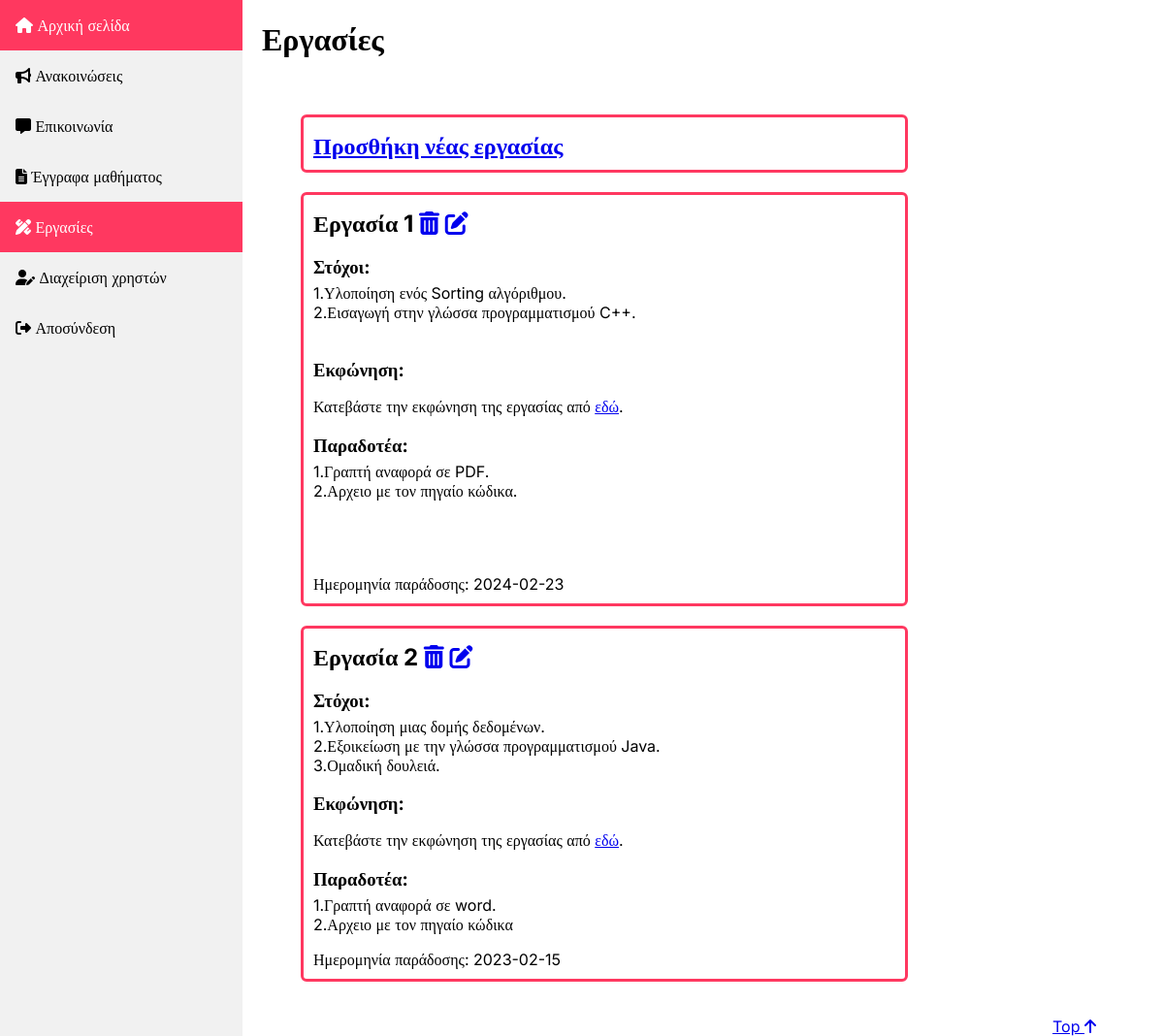
Screenshot of /public/homework.php (signed in) with the database file from the repository.
### tables this page shows
CREATE TABLE `homeworks` (
  `id` int(11) NOT NULL AUTO_INCREMENT,
  `targets` text NOT NULL,
  `file_name` varchar(255) NOT NULL,
  `files_needed` text NOT NULL,
  `deadline` date NOT NULL,
  PRIMARY KEY (`id`)
);

### public/homework.php (the view, shortened to what this page needs)
<!DOCTYPE html>
<html lang="el">
    <head>
        <link rel="stylesheet" type="text/css" media="screen"
            href="../css/style.css"/>
        <link href="../assets/fontawesome/css/fontawesome.css" rel="stylesheet">
        <link href="../assets/fontawesome/css/brands.css" rel="stylesheet">
        <link href="../assets/fontawesome/css/solid.css" rel="stylesheet">
    </head>
    <body>
        <div class="sidebar">
            <a href="./introduction.php">
                <i class="fas fa-home"></i> Αρχική σελίδα
            </a>
            <a href="./announcement.php">
                <i class="fas fa-bullhorn"></i> Ανακοινώσεις
            </a>
            <a href="./communication.php">
                <i class="fas fa-comment-alt"></i> Επικοινωνία
            </a>
            <a href="./documents.php">
                <i class="fas fa-file-alt"></i> Έγγραφα μαθήματος
            </a>
            <a class="active" href="#">
                <i class="fas fa-pencil-ruler"></i> Εργασίες
            </a>
            <?php
                if($_SESSION['role'] === 'tutor'){
                    echo"
                        <a href='./users.php'>
                            <i class='fa-solid fa-user-pen'></i>
                            Διαχείριση χρηστών
                        </a>
                    ";
                }
            ?>
            <a href="../src/logout.php">
                <i class="fa-solid fa-right-from-bracket"></i> Αποσύνδεση
            </a>
        </div>
        <main>
            <h1>Εργασίες</h1>
            <ul>
                <?php
                    $db = require "../src/connectToDataBase.php";
                    $sql = "SELECT id, targets, file_name, files_needed,
                        deadline FROM homeworks;";
                    $query = $db->query($sql);
                    if ($_SESSION['role'] === 'tutor'){
                        echo'
                            <li class="list-box doc-box">
                                <h2>
                                    <a href="./addHomework.php">
                                        Προσθήκη νέας εργασίας
                                    </a>
                                </h2>
                            </li>
                        ';
                        while ($row = mysqli_fetch_row($query)) {
                            echo'
                                <li class="list-box homework-box">
                                    <h2>
                                        Εργασία '.$row[0].'
                                        <a href="../src/deleteHomework.php?id='.$row[0].'"><i title="Delete homework"
                                            class="fa-solid fa-trash-can"></i></a>
                                        <a href="./editHomework.php?file_name=
                                            '.str_replace(' ', '&nbsp;', $row[2]).'&targets='.$row[1].'&id='.$row[0].'
                                            &files_needed='.$row[3].'&deadline='.$row[4].'">
                                            <i class="fa-solid fa-pen-to-square" title="Edit homework"></i></a>
                                    </h2>
                                    <h3>
                                        <span class="bold-text">Στόχοι: </span>
                                    </h3>
                                    <div>
                                        '.nl2br($row[1]).'
                                    </div>
                                    <h3 class="bold-text">Εκφώνηση:</h3>
                                    <p>
                                        Κατεβάστε την εκφώνηση της εργασίας από
                                        <a href="'.$row[2].'"> εδώ</a>.
                                    </p>
                                    <h3 class="bold-text">Παραδοτέα:</h3>
                                    <div>
                                        '.nl2br($row[3]).'
                                    </div>
                                    <p>
                                        <span class="empasize-text">
                                            Ημερομηνία παράδοσης:
                                        </span>'.$row[4].'
                                    </p>
                                </li>
                            ';
                        }
                    }
                ?>
            </ul>
            <div class="top-link">
                <a href="#top">
                    Top <i class="fa-solid fa-arrow-up"></i>
                </a>
            </div>
        </main>
    </body>
</html>

### css/style.css (style rules this page uses)
html, body { height: 100%; width:100%; margin: 0; }
body { font-family: 'Inter'; font-size: 16px; display:flex; }
.sidebar { margin: 0; width: 250px; background-color: #f1f1f1; position: fixed; height: 100%; overflow: auto; top: 0px; }
.sidebar a { display: block; color: black; padding: 16px; text-decoration: none; }
.sidebar a.active { background-color: #ff3860; color: white; }
main { align-items: left; box-sizing: border-box; display: flex; flex-direction: column; position: relative; width: calc(100% - 300px); margin-left: 250px; padding: 0px 20px; }
main h1 { padding-bottom: 20px; }
main > div { margin-bottom: 20px; }
.top-link { margin-left: auto; margin-right: 0; }
.list-box { border: solid 3px #ff3860; border-radius: 6px; margin-bottom: 20px; padding: 10px 10px; padding-bottom: 5px; width: 50vw; max-width: 600px; overflow-x: hidden; overflow-y: scroll; }
.list-box h2 { margin-top: 5px; font-weight: bold; text-align: left; }
.list-box > * { margin-bottom: 5px; }
ul > .list-box { list-style: none; }
.bold-text { font-weight: bold; }

### rows the page displays
homeworks: id "1", targets "1.Υλοποίηση ενός Sorting αλγόριθμου. 2.Εισαγωγή στην γλώσσα προγραμματισμού C++.", files_needed "1.Γραπτή αναφορά σε PDF. 2.Αρχειο με τον πηγαίο κώδικα.", deadline "2024-02-23"
homeworks: id "2", targets "1.Υλοποίηση μιας δομής δεδομένων. 2.Εξοικείωση με την γλώσσα προγραμματισμού Java. 3.Ομαδική δουλειά.", files_needed "1.Γραπτή αναφορά σε word. 2.Αρχειο με τον πηγαίο κώδικα", deadline "2023-02-15"
